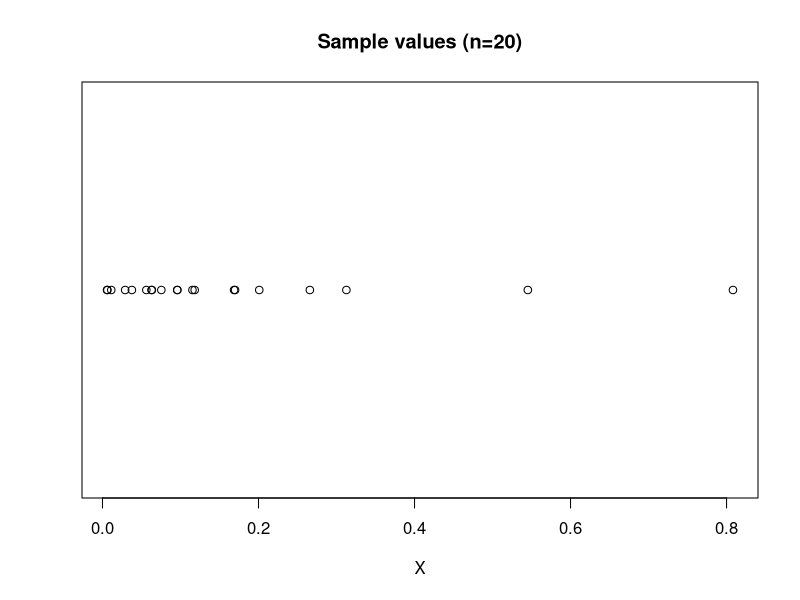
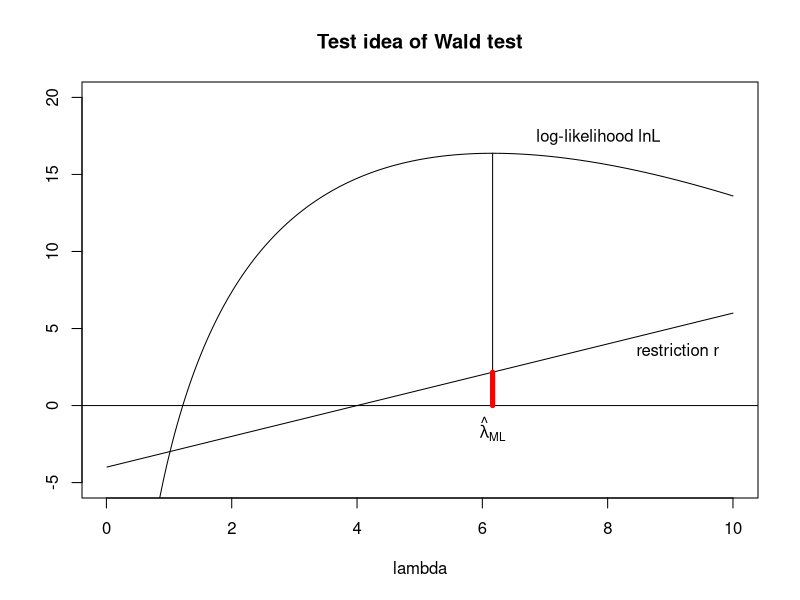
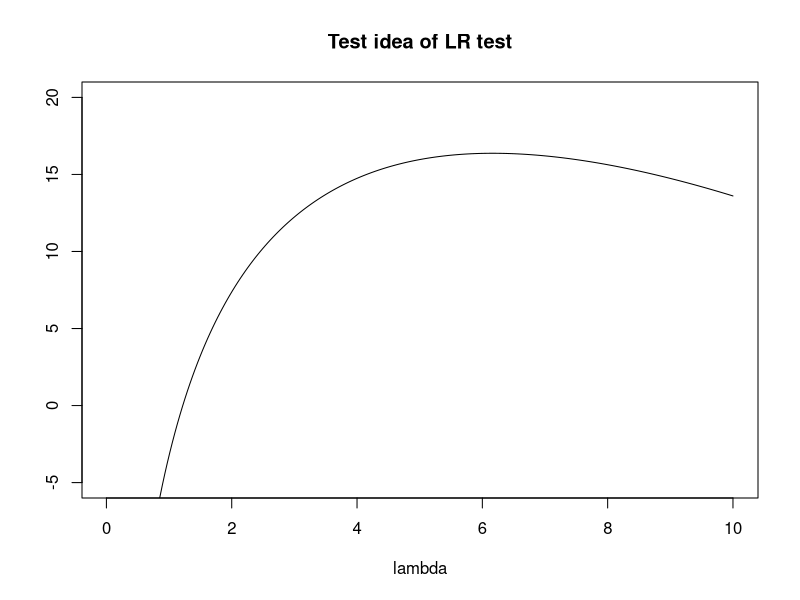

Source code (R) for these figures, in order: (Note: this script raises an error after producing the figures.)
# Graphical illustration of the three classical tests

# Generate a random draw from an exponential distribution
set.seed(123)
x <- rexp(20,rate=5)
plot(x,rep(0,20),xlab="X",ylab="",main="Sample values (n=20)",axes=F)
axis(1)
box()
v <- locator(1)

# Definition of the log-likelihood function and the score function
loglikelihood <- function(lambda,x) return(length(x)*log(lambda)-lambda*sum(x))
scorefunction <- function(lambda,x) return(length(x)/lambda-sum(x))
rfct <- function(lambda) return(lambda-4)

# Compute functions
lbd <- seq(0.01,10,length=250)
lnL <- rep(NA,length(lbd))
sc <- rep(NA,length(lbd))
rf <- rep(NA,length(lbd))
for(i in 1:length(lbd)) {
  lnL[i] <- loglikelihood(lbd[i],x)
  sc[i] <- scorefunction(lbd[i],x)
  rf[i] <- rfct(lbd[i])
  }

# Wald test
plot(lbd,lnL,type="l",xlab="lambda",ylab="",main="Test idea of Wald test",ylim=c(-5,20))
lines(lbd,rf)
abline(h=0)
text(6.7,17.4,"log-likelihood lnL",pos=4)
text(8.3,3.5,"restriction r",pos=4)
v <- locator(1)
lambdahat <- 1/mean(x)
lines(c(lambdahat,lambdahat),c(0,loglikelihood(lambdahat,x)))
text(lambdahat,-1.5,expression(hat(lambda)[ML]))
v <- locator(1)
lines(c(lambdahat,lambdahat),c(0,rfct(lambdahat)),col="red",lwd=5)
v <- locator(1)

# LR test
plot(lbd,lnL,type="l",xlab="lambda",ylab="",main="Test idea of LR test",ylim=c(-5,20))
lines(lbd,gf)
abline(h=0)
text(6.7,17.4,"log-likelihood lnL",pos=4)
text(8.3,3.5,"restriction r",pos=4)
lines(c(lambdahat,lambdahat),c(0,loglikelihood(lambdahat,x)))
text(lambdahat,-1.5,expression(hat(lambda)[ML]))
text(4,-1.5,expression(hat(lambda)[R]))
v <- locator(1)
lines(c(4,4),c(0,loglikelihood(4,x)))
v <- locator(1)
points(lambdahat,loglikelihood(lambdahat,x),col="red",pch=19)
points(4,loglikelihood(4,x),col="red",pch=19)
v <- locator(1)
lines(c(4,lambdahat),c(loglikelihood(4,x),loglikelihood(4,x)))
lines(c(lambdahat,lambdahat),c(loglikelihood(4,x),loglikelihood(lambdahat,x)),col="red",lwd=5)
v <- locator(1)

# LM test
plot(lbd,lnL,type="l",xlab="lambda",ylab="",main="Test idea LR test",ylim=c(-5,20),col="dark grey")
lines(lbd,rf)
lines(lbd,sc)
abline(h=0)
text(8.3,3.5,"restriction r",pos=4)
text(4,-1.5,expression(hat(lambda)[R]))
text(0.85,19,"score function",pos=4)
v <- locator(1)
lines(c(4,4),c(0,scorefunction(4,x)),col="red",lwd=5)

